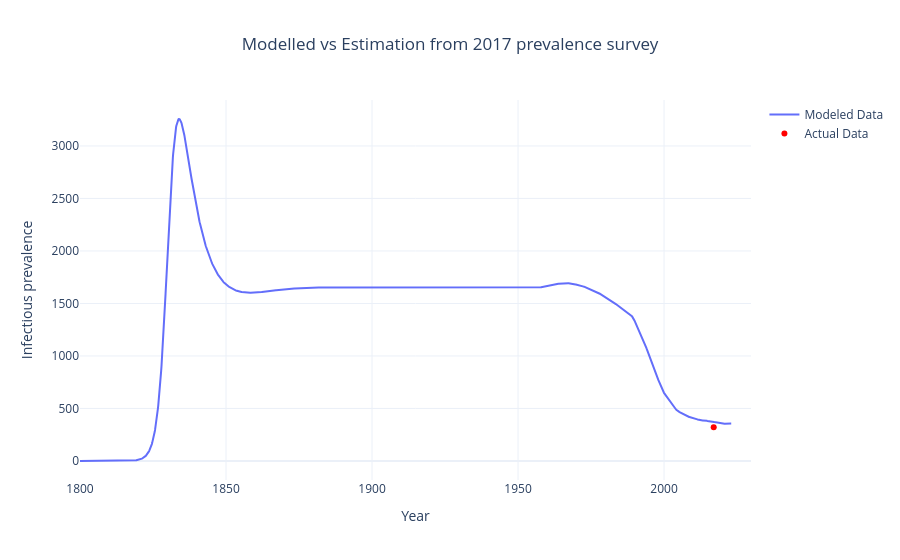

Notebook code for this chart:
### Code cell
plot_model_vs_actual(derived_df_0, targets['prevalence_pulmonary'], 'prevalence_pulmonary', 'Infectious prevalence', 'Modelled vs Estimation from 2017 prevalence survey')

### Figure 1 — Plotly figure (JSON) as saved in the notebook; plotly's stock layout.template omitted (floating-point values rounded to 4 significant figures; data arrays with more than 128 entries replaced by an {"elided": "..."} marker saying what was removed)
{"data": [{"mode": "lines", "name": "Modeled Data", "type": "scatter", "x": {"elided": "2231 float values"}, "y": {"elided": "2231 float values"}}, {"marker": {"color": "red"}, "mode": "markers", "name": "Actual Data", "type": "scatter", "x": [2017], "y": [322]}], "layout": {"title": {"text": "Modelled vs Estimation from 2017 prevalence survey", "x": 0.5}, "xaxis": {"title": {"text": "Year"}}, "yaxis": {"title": {"text": "Infectious prevalence"}}}}
